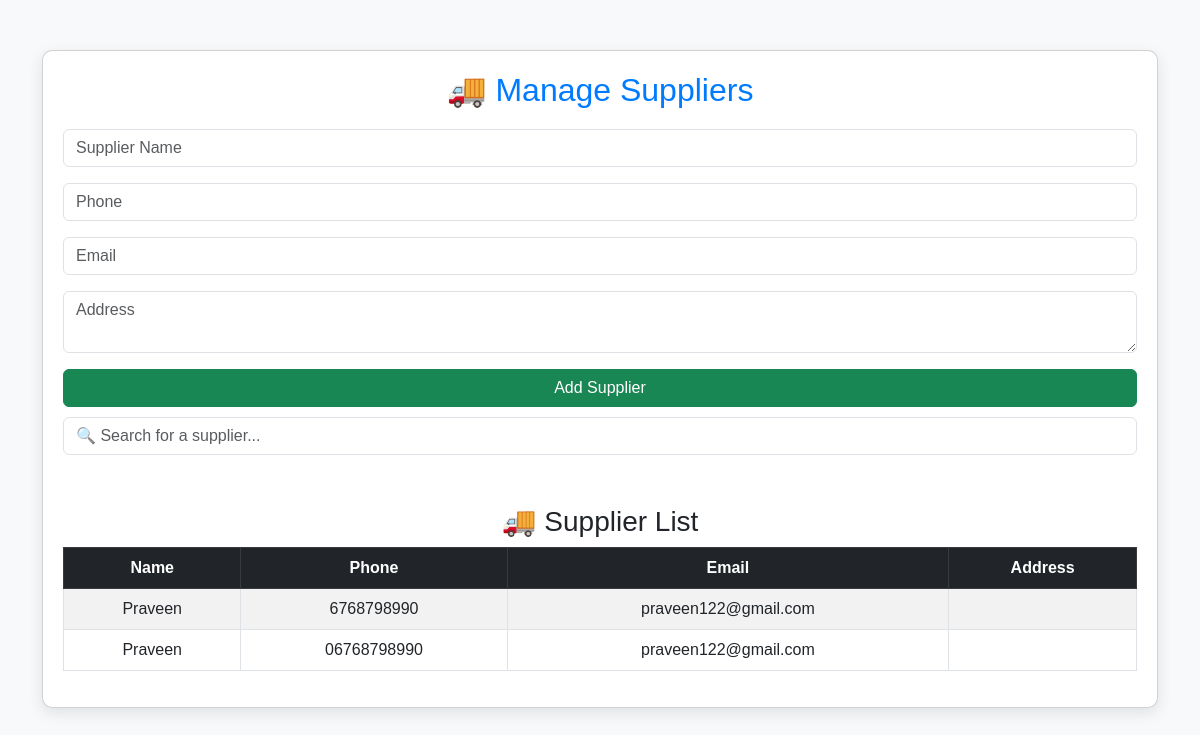
Screenshot of /suppliers.php (signed in) with the database file from the repository.
### tables this page shows
CREATE TABLE `suppliers` (
  `id` int NOT NULL AUTO_INCREMENT,
  `name` varchar(255) NOT NULL,
  `phone` varchar(20) DEFAULT NULL,
  `email` varchar(255) DEFAULT NULL,
  `address` text,
  `created_at` timestamp NULL DEFAULT CURRENT_TIMESTAMP,
  PRIMARY KEY (`id`)
);

### suppliers.php (the view, shortened to what this page needs)
<?php
include 'db.php';
$result = $conn->query("SELECT * FROM suppliers");
?>
<!DOCTYPE html>
<html lang="en">
<head>
    <link rel="stylesheet" href="https://cdn.jsdelivr.net/npm/bootstrap@5.3.0/dist/css/bootstrap.min.css">
</head>
<body>
<div class="container">
    <div class="card">
        <h2 class="text-center">🚚 Manage Suppliers</h2>
        <form method="POST">
            <div class="mb-3">
                <input type="text" name="name" class="form-control" placeholder="Supplier Name" required>
            </div>
            <div class="mb-3">
                <input type="text" name="phone" class="form-control" placeholder="Phone">
            </div>
            <div class="mb-3">
                <input type="email" name="email" class="form-control" placeholder="Email">
            </div>
            <div class="mb-3">
                <textarea name="address" class="form-control" placeholder="Address"></textarea>
            </div>
            <button type="submit" class="btn btn-success w-100">Add Supplier</button>
        </form>
        <div class="mb-3">
            <input type="text" id="searchInput" class="form-control" placeholder="🔍 Search for a supplier...">
        </div>
        <h3 class="mt-4 text-center">🚚 Supplier List</h3>
        <table class="table table-bordered table-striped text-center" id="supplierTable">
            <thead class="table-dark">
                <tr>
                    <th>Name</th>
                    <th>Phone</th>
                    <th>Email</th>
                    <th>Address</th>
                </tr>
            </thead>
            <tbody>
                <?php while ($row = $result->fetch_assoc()): ?>
                <tr>
                    <td><?php echo htmlspecialchars($row['name']); ?></td>
                    <td><?php echo htmlspecialchars($row['phone']); ?></td>
                    <td><?php echo htmlspecialchars($row['email']); ?></td>
                    <td><?php echo htmlspecialchars($row['address']); ?></td>
                </tr>
                <?php endwhile; ?>
            </tbody>
        </table>
    </div>
</div>
</body>
</html>

### suppliers.php (style rules this page uses)
body { background: #f8f9fa; font-family: 'Poppins', sans-serif; }
.container { margin-top: 50px; }
.card { padding: 20px; border-radius: 10px; box-shadow: 0 5px 15px rgba(0,0,0,0.1); }
h2 { text-align: center; color: #007bff; margin-bottom: 20px; }
.form-control, .btn { margin-bottom: 10px; }
.table thead { background-color: #343a40; color: #fff; }

### rows the page displays
suppliers: name "Praveen", phone "6768798990", email "praveen122@gmail.com"
suppliers: name "Praveen", phone "06768798990", email "praveen122@gmail.com"
